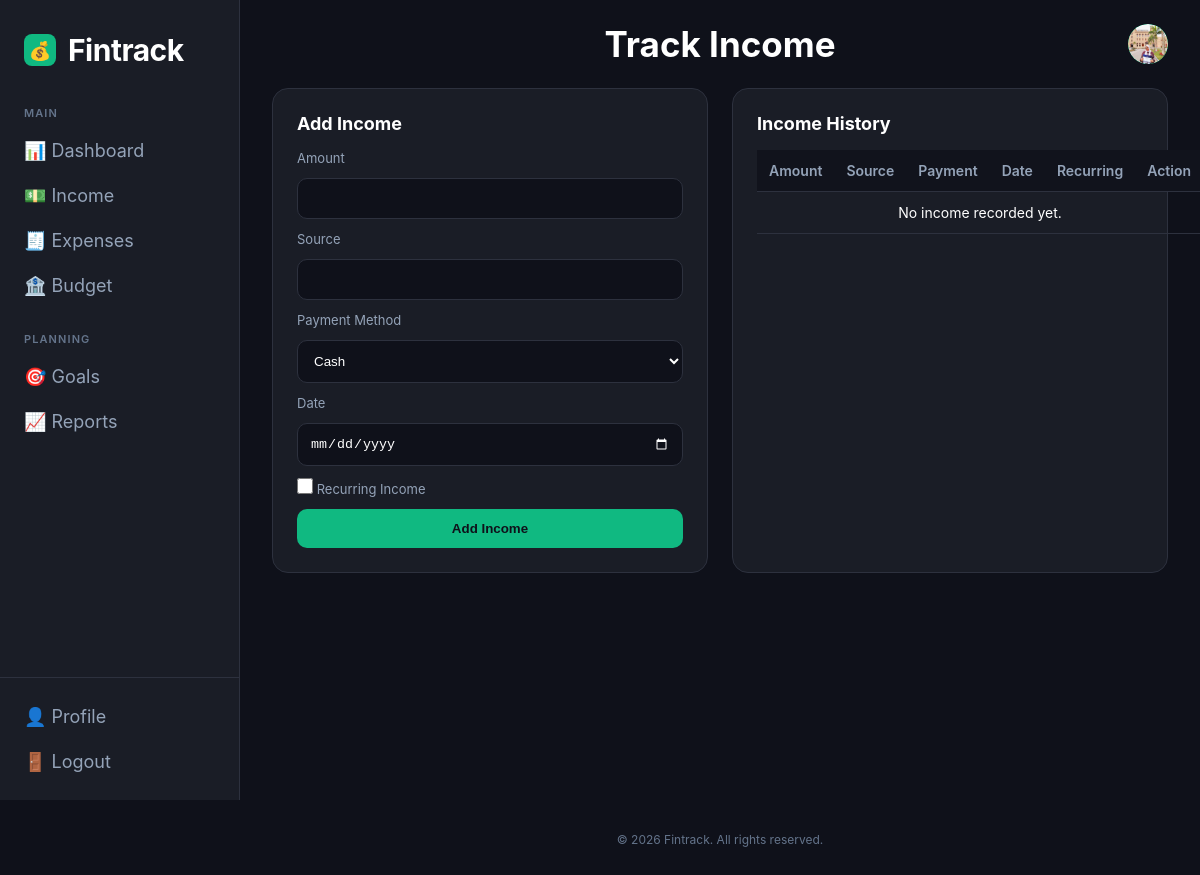
The app's page /income/ (signed in), older data.
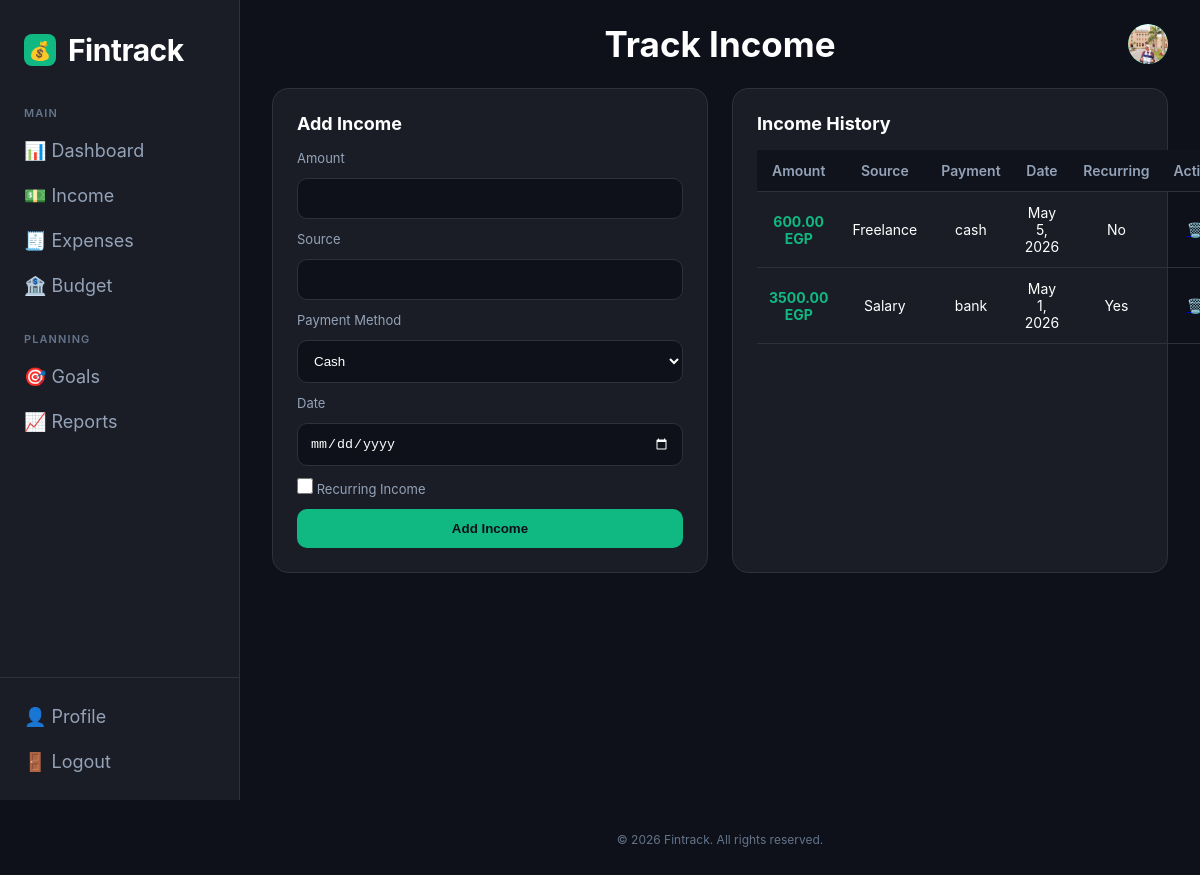
The same page, newer data.
### transactions/models.py (models this page shows, shortened)
class income(models.Model):
    user = models.ForeignKey(settings.AUTH_USER_MODEL, on_delete=models.CASCADE, null=True)
    Amount = models.DecimalField(
        max_digits=10,
        decimal_places=2,
        validators=[MinValueValidator(0.0)]
    )
    Source = models.CharField(max_length=200)
    Payment_Method = models.CharField(max_length=100)
    Date = models.DateField()
    Recurring_income = models.BooleanField(default=False)

### transactions/views.py (the view, shortened to what this page needs)
# urls.py: path('income/', views.income_view, name='track-income'),
@login_required
def income_view(request):
    incomes = income.objects.filter(user=request.user).order_by('-Date')
    return render(request, 'track-income.html', {'incomes': incomes})

### transactions/templates/track-income.html (shortened to what this page needs)
{% load static %}
<!DOCTYPE html>
<html lang="en">
<head>
    <link rel="stylesheet" href="{% static 'tracker.css' %}">
    <link rel="stylesheet" href="{% static 'side-bar.css' %}">
</head>
<body>
    <div class="app">
        <aside id="sidebar"></aside>
        <div class="main">
            <nav class="topbar">
                <div class="page-title">Track Income</div>
                <div class="avatar">
                    {% if user.avatar %}
                        <img src="{{ user.avatar.url }}" style="width:100%;height:100%;object-fit:cover;border-radius:50%;">
                    {% else %}
                        {{ user.username|first|upper }}
                    {% endif %}
                </div>
            </nav>
            <div class="content">
                <div class="card">
                    <h2>Add Income</h2>
                    <form method="POST">
                        <label>Amount</label>
                        <input type="number" name="amount" required min="0">
                        <label>Source</label>
                        <input type="text" name="source" required>
                        <label>Payment Method</label>
                        <select name="payment_method">
                            <option value="cash">Cash</option>
                        </select>
                        <label>Date</label>
                        <input type="date" name="date" required>
                        <label>
                            <input type="checkbox" name="recurring">
                            Recurring Income
                        </label>
                        <button type="submit">Add Income</button>
                    </form>
                </div>
                <div class="card">
                    <h2>Income History</h2>
                    <table>
                        <thead>
                            <tr>
                                <th>Amount</th>
                                <th>Source</th>
                                <th>Payment</th>
                                <th>Date</th>
                                <th>Recurring</th>
                                <th>Action</th>
                            </tr>
                        </thead>
<tbody>
    {% for inc in incomes %}
    <tr>
        <td>
            <span style="color: #10b981; font-weight: bold;">
            {{ inc.Amount|floatformat:2 }} EGP
            </span>
        </td>
        <td>{{ inc.Source }}</td>
        <td>{{ inc.Payment_Method }}</td>
        <td>{{ inc.Date }}</td>
        <td>{{ inc.Recurring_income|yesno:"Yes,No" }}</td>
        <td>
            <a href="{% url 'delete-income' inc.id %}" onclick="return confirm('Are you sure?')">
            <span style="color: #f43f5e; cursor: pointer;">🗑️</span>
            </a>
        </td>
    </tr>
    {% empty %}
    <tr>
        <td colspan="6" style="text-align: center;">No income recorded yet.</td>
    </tr>
    {% endfor %}
</tbody>
                    </table>
                </div>
            </div>
        </div>
    </div>
    <footer class="footer">
        <p>© 2026 Fintrack. All rights reserved.</p>
    </footer>
</body>
</html>

Row changes from the older to the newer data that the page shows:
added income: Amount "600.00", Source "Freelance", Payment_Method "cash", Date "May 5, 2026", Recurring_income "No"
added income: Amount "3500.00", Source "Salary", Payment_Method "bank", Date "May 1, 2026", Recurring_income "Yes"
Text that changed along with them:
text no longer shown: "No income recorded yet."
